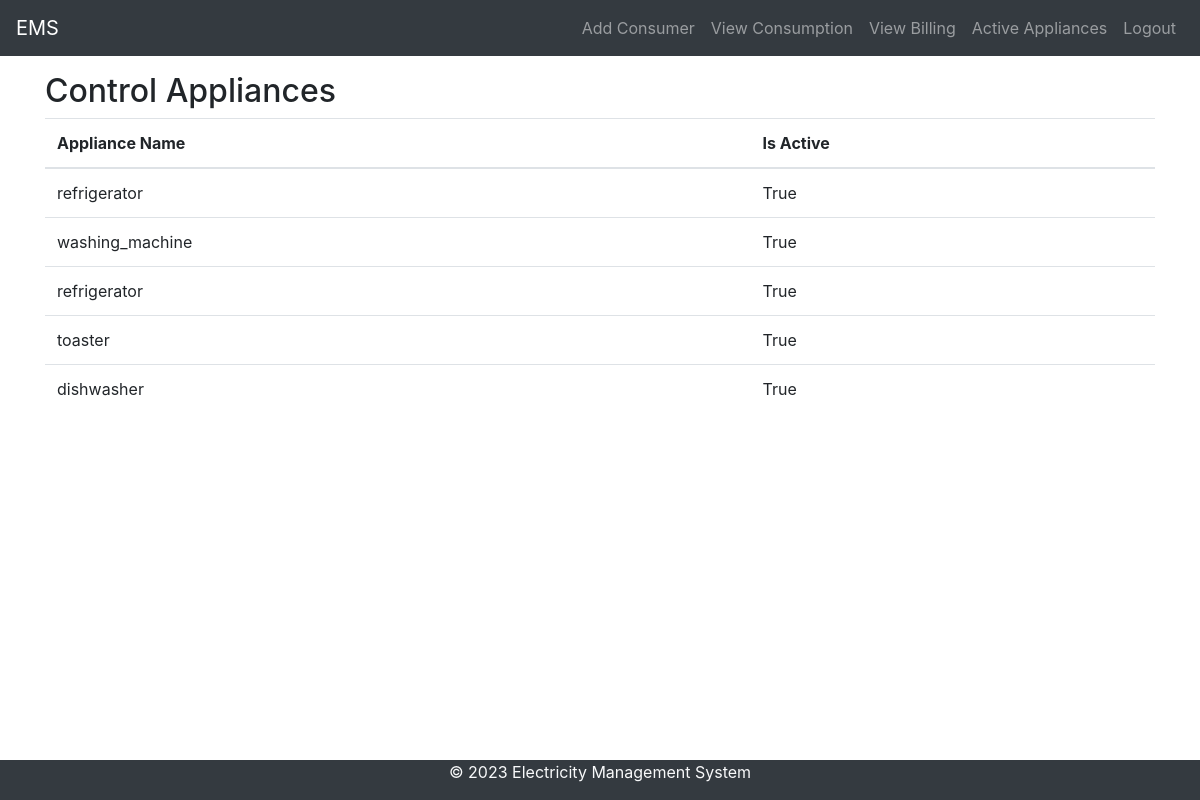
The page /electricity_management/control_appliances/ (signed in) on the database its author committed.
### electricity_management/models.py (models this page shows, shortened)
class PowerControl(models.Model):
    consumer = models.ForeignKey(Consumer, on_delete=models.CASCADE)
    appliance_name = models.CharField(max_length=50, choices=APPLIANCE_CHOICES)
    is_active = models.BooleanField(default=False)

### electricity_management/views.py (the view)
# urls.py: path('control_appliances/', views.control_appliances, name='control_appliances'),
@login_required
def control_appliances(request):
    consumers = request.user.consumer_set.all()  # Reverse relation for ForeignKey
    appliances = PowerControl.objects.filter(consumer__in=consumers)
    return render(request, 'electricity_management/control_appliances.html', {'appliances': appliances})

### templates/electricity_management/control_appliances.html (shortened to what this page needs)
{% extends 'base.html' %}
{% block content %}
  <h2>Control Appliances</h2>
  {% if appliances %}
    <table class="table">
      <thead>
        <tr>
          <th scope="col">Appliance Name</th>
          <th scope="col">Is Active</th>
        </tr>
      </thead>
      <tbody>
        {% for appliance in appliances %}
          <tr>
            <td>{{ appliance.appliance_name }}</td>
            <td>{{ appliance.is_active }}</td>
          </tr>
        {% endfor %}
      </tbody>
    </table>
  {% else %}
    <p>No power control records available.</p>
  {% endif %}
{% endblock %}

### templates/base.html (style rules this page uses)
body { display: flex; flex-direction: column; min-height: 100vh; }

### rows shown on the page
PowerControl: appliance_name "refrigerator", is_active "True"
PowerControl: appliance_name "washing_machine", is_active "True"
PowerControl: appliance_name "refrigerator", is_active "True"
PowerControl: appliance_name "toaster", is_active "True"
PowerControl: appliance_name "dishwasher", is_active "True"
